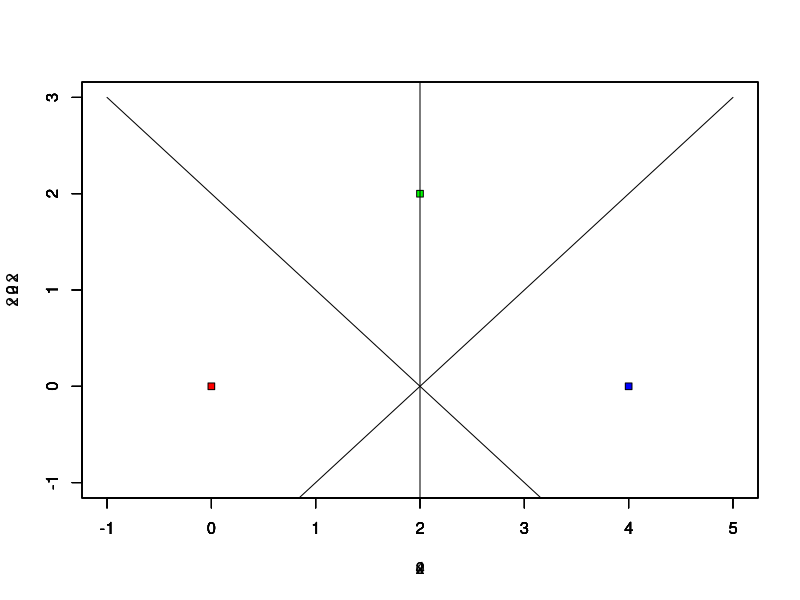
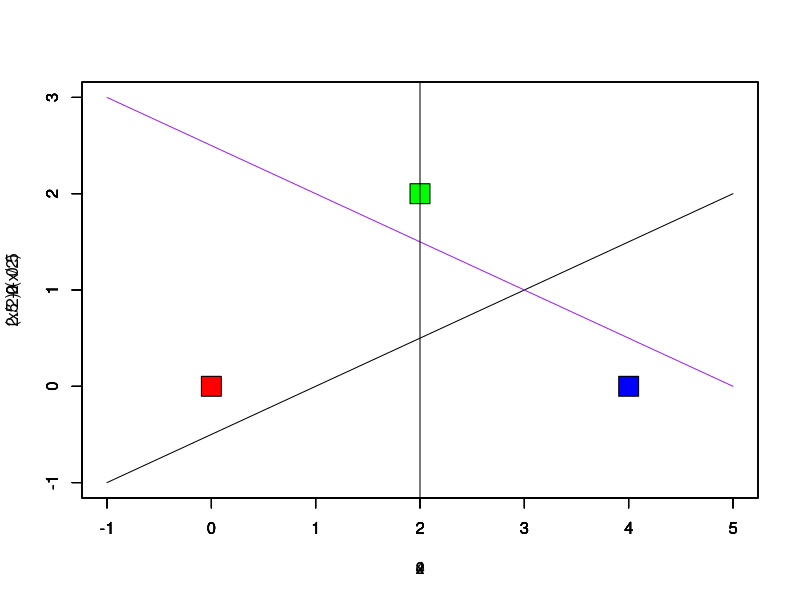
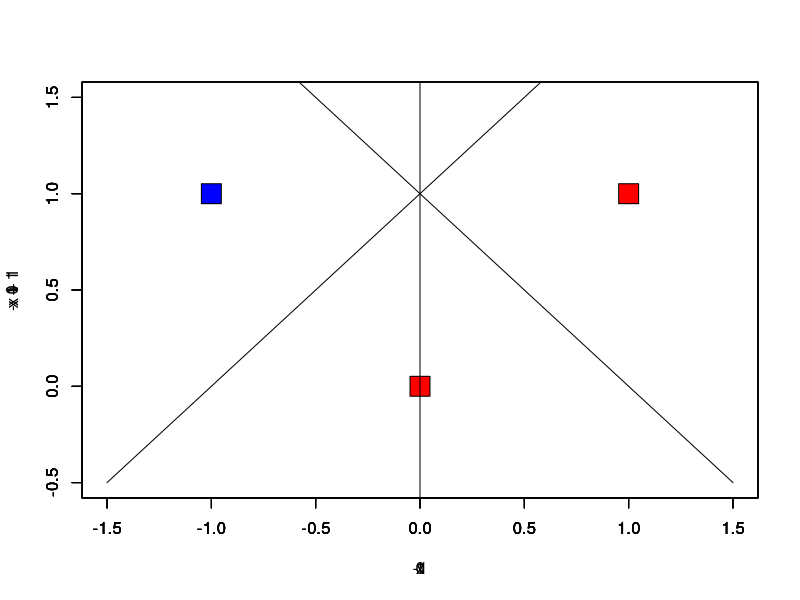
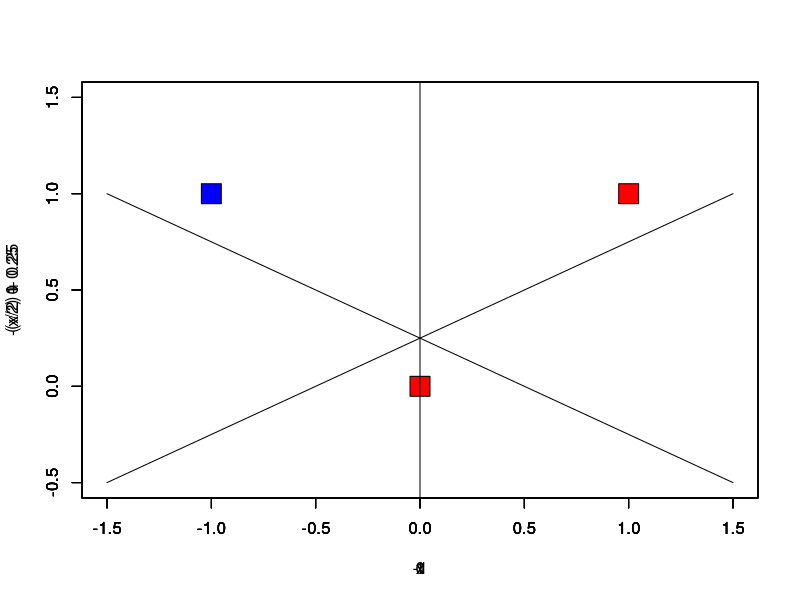
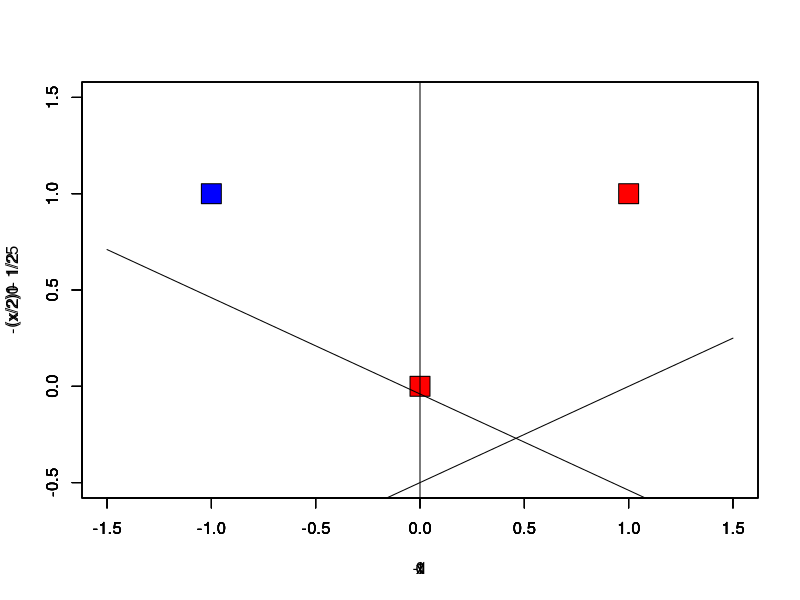
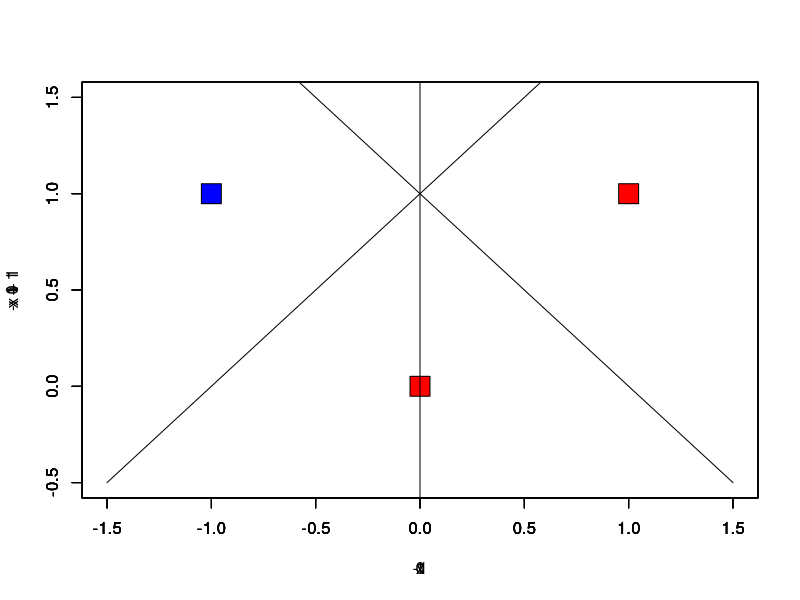
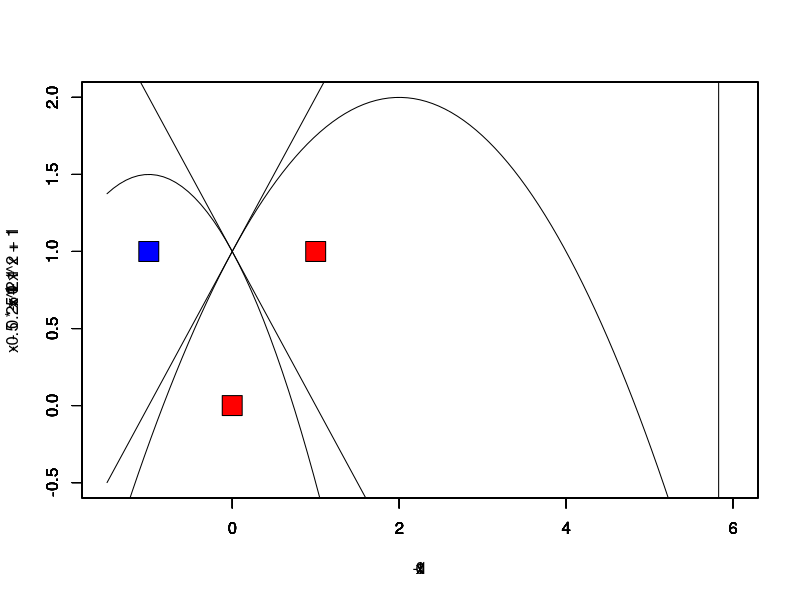
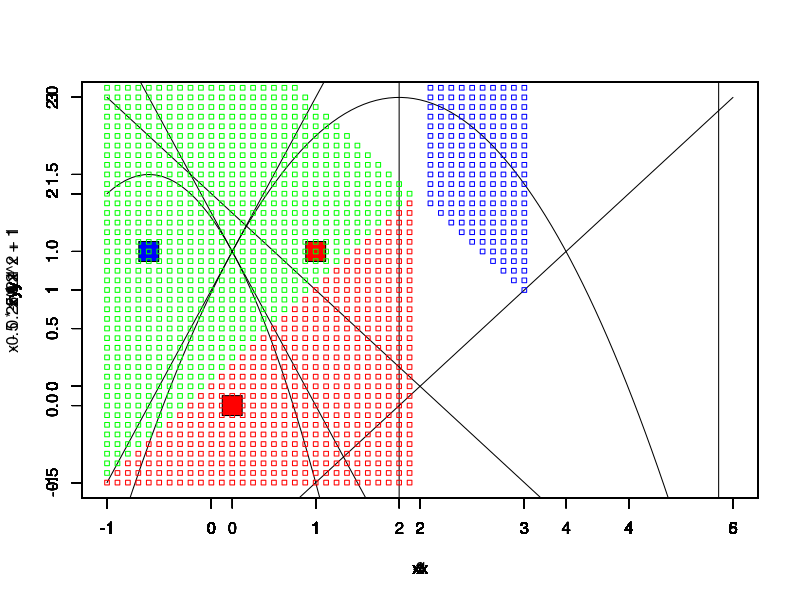

These charts were generated, in order, by the following R code: (Note: this script raises an error after producing the figures.)
#######
# 1.1 #
#######

plot.new()

plot(0,0,xlim=c(-1,5),ylim=c(-1,3),bg="red",pch=22)
par(new=TRUE)
plot(2,2,xlim=c(-1,5),ylim=c(-1,3),bg="green",pch=22)
par(new=TRUE)
plot(4,0,xlim=c(-1,5),ylim=c(-1,3),bg="blue",pch=22)
x <- seq(-1,3,by=0.1)
par(new=TRUE)
abline(v=2)
par(new=TRUE)
curve(x-2,xlim=c(-1,5),ylim=c(-1,3))
par(new=TRUE)
curve(2-x,xlim=c(-1,5),ylim=c(-1,3))


# 1.2 # 

plot.new()

plot(0,0,xlim=c(-1,5),ylim=c(-1,3),bg="red",pch=22,cex=3.0)
par(new=TRUE)
plot(2,2,xlim=c(-1,5),ylim=c(-1,3),bg="green",pch=22,cex=3.0)
par(new=TRUE)
plot(4,0,xlim=c(-1,5),ylim=c(-1,3),bg="blue",pch=22,cex=3.0)
x <- seq(-1,3,by=0.1)
par(new=TRUE)
curve((x/2)-0.5,xlim=c(-1,5),ylim=c(-1,3))
par(new=TRUE)
curve(2.5-(x/2),xlim=c(-1,5),ylim=c(-1,3),col="purple")
par(new=TRUE)
abline(v=2)



# 1.3.1 #


plot.new()

plot(0,0,xlim=c(-1.5,1.5),ylim=c(-0.5,1.5),bg="red",pch=22,cex=3.0)
par(new=TRUE)
plot(1,1,xlim=c(-1.5,1.5),ylim=c(-0.5,1.5),bg="red",pch=22,cex=3.0)
par(new=TRUE)
plot(-1,1,xlim=c(-1.5,1.5),ylim=c(-0.5,1.5),bg="blue",pch=22,cex=3.0)
x <- seq(-1,3,by=0.1)
par(new=TRUE)
curve(x+1,xlim=c(-1.5,1.5),ylim=c(-0.5,1.5))
par(new=TRUE)
curve(-x+1,xlim=c(-1.5,1.5),ylim=c(-0.5,1.5))
par(new=TRUE)
abline(v=0)




# 1.3.2 #
plot.new()
plot(0,0,xlim=c(-1.5,1.5),ylim=c(-0.5,1.5),bg="red",pch=22,cex=3.0)
par(new=TRUE)
plot(1,1,xlim=c(-1.5,1.5),ylim=c(-0.5,1.5),bg="red",pch=22,cex=3.0)
par(new=TRUE)
plot(-1,1,xlim=c(-1.5,1.5),ylim=c(-0.5,1.5),bg="blue",pch=22,cex=3.0)
x <- seq(-1,3,by=0.1)
par(new=TRUE)
curve((x/2)+0.25,xlim=c(-1.5,1.5),ylim=c(-0.5,1.5))
par(new=TRUE)
curve(-(x/2)+0.25,xlim=c(-1.5,1.5),ylim=c(-0.5,1.5))
par(new=TRUE)
abline(v=0)






# 1.3.2 B #
plot.new()
plot(0,0,xlim=c(-1.5,1.5),ylim=c(-0.5,1.5),bg="red",pch=22,cex=3.0)
par(new=TRUE)
plot(1,1,xlim=c(-1.5,1.5),ylim=c(-0.5,1.5),bg="red",pch=22,cex=3.0)
par(new=TRUE)
plot(-1,1,xlim=c(-1.5,1.5),ylim=c(-0.5,1.5),bg="blue",pch=22,cex=3.0)
x <- seq(-1,3,by=0.1)
par(new=TRUE)
curve((x/2)-1/2,xlim=c(-1.5,1.5),ylim=c(-0.5,1.5))
par(new=TRUE)
curve(-(x/2)-1/25,xlim=c(-1.5,1.5),ylim=c(-0.5,1.5))
par(new=TRUE)
abline(v=0)









5/2-x/2

plot.new()

plot(0,0,xlim=c(-1.5,1.5),ylim=c(-0.5,1.5),bg="red",pch=22,cex=3.0)
par(new=TRUE)
plot(1,1,xlim=c(-1.5,1.5),ylim=c(-0.5,1.5),bg="red",pch=22,cex=3.0)
par(new=TRUE)
plot(-1,1,xlim=c(-1.5,1.5),ylim=c(-0.5,1.5),bg="blue",pch=22,cex=3.0)
x <- seq(-1,3,by=0.1)
par(new=TRUE)
curve(x+1,xlim=c(-1.5,1.5),ylim=c(-0.5,1.5))
par(new=TRUE)
curve(-x+1,xlim=c(-1.5,1.5),ylim=c(-0.5,1.5))
par(new=TRUE)
abline(v=0)


plot.new()

plot(0,0,xlim=c(-1.5,6),ylim=c(-0.5,2),bg="red",pch=22,cex=3.0)
par(new=TRUE)
plot(1,1,xlim=c(-1.5,6),ylim=c(-0.5,2),bg="red",pch=22,cex=3.0)
par(new=TRUE)
plot(-1,1,xlim=c(-1.5,6),ylim=c(-0.5,2),bg="blue",pch=22,cex=3.0)
x <- seq(-2,7,by=0.1)







par(new=TRUE)
curve(x-0.25*x^2+1,xlim=c(-1.5,6),ylim=c(-0.5,2))
par(new=TRUE)
curve(-0.5*x^2-x+1,xlim=c(-1.5,6),ylim=c(-0.5,2))
par(new=TRUE)
curve(x+1,xlim=c(-1.5,6),ylim=c(-0.5,2))
par(new=TRUE)
curve(-x+1,xlim=c(-1.5,6),ylim=c(-0.5,2))
par(new=TRUE)
abline(v=3+2*sqrt(2))





plot.new()

plot(0,0,xlim=c(-1.5,6),ylim=c(-0.5,2),bg="red",pch=22,cex=3.0)
par(new=TRUE)
plot(1,1,xlim=c(-1.5,6),ylim=c(-0.5,2),bg="red",pch=22,cex=3.0)
par(new=TRUE)
plot(-1,1,xlim=c(-1.5,6),ylim=c(-0.5,2),bg="blue",pch=22,cex=3.0)
x <- seq(-2,7,by=0.1)
par(new=TRUE)
curve(x-0.25*x^2+1,xlim=c(-1.5,6),ylim=c(-0.5,2))
par(new=TRUE)
curve(-0.5*x^2-x+1,xlim=c(-1.5,6),ylim=c(-0.5,2))
par(new=TRUE)
curve(x+1,xlim=c(-1.5,6),ylim=c(-0.5,2))
par(new=TRUE)
curve(-x+1,xlim=c(-1.5,6),ylim=c(-0.5,2))
par(new=TRUE)
abline(v=3+2*sqrt(2))









#par(new=TRUE)
#curve((1/8)*(8*x-x^2),xlim=c(-1,5),ylim=c(-1,3))

#par(new=TRUE)
#curve(((1/8)*(16-x^2)),xlim=c(-1,5),ylim=c(-1,3))

par(new=TRUE)
abline(v=2)
par(new=TRUE)
curve(x-2,xlim=c(-1,5),ylim=c(-1,3))
par(new=TRUE)
curve(2-x,xlim=c(-1,5),ylim=c(-1,3))


par(new=TRUE)











#par(new=TRUE)
#curve(x,xlim=c(-1,5),ylim=c(-1,3))

x <- seq(-1,3,by=0.1)
y <- seq(-1,5,by=0.1)
color_assign <- matrix(ncol=length(y),nrow = length(x))
colnames(color_assign) <- y
rownames(color_assign) <- x
for(xx in x){
  for (yy in y){
    color_assign[xx][yy] <- "gray"
  }
}
for(xx in x){
  for (yy in y){
    xx <- as.numeric(xx)
    if (xx < 2){
      if(yy<=xx){
        color_assign[xx,yy] = "red"
        print(paste("red : ",xx, yy))
        par(new=TRUE)
        plot(xx,yy,xlim=c(-1,5),ylim=c(-1,3),col="red",pch=22,cex=0.7)
      }
    }
    if (xx > 2){
      if(yy >= 4-xx){
        color_assign[xx,yy] = "blue"
        print(paste("blue : ",xx, yy))
        par(new=TRUE)
        plot(xx,yy,xlim=c(-1,5),ylim=c(-1,3),col="blue",pch=22,cex=0.7)
      }else{
        
      }
    }
    if(xx < yy){
      if(yy < 4-xx){
        color_assign[xx,yy] = "green"
        print(paste("green : ",xx, yy))
        par(new=TRUE)
        plot(xx,yy,xlim=c(-1,5),ylim=c(-1,3),col="green",pch=22,cex=0.7)
      }
    }
  }
}

plot(color_assign)

